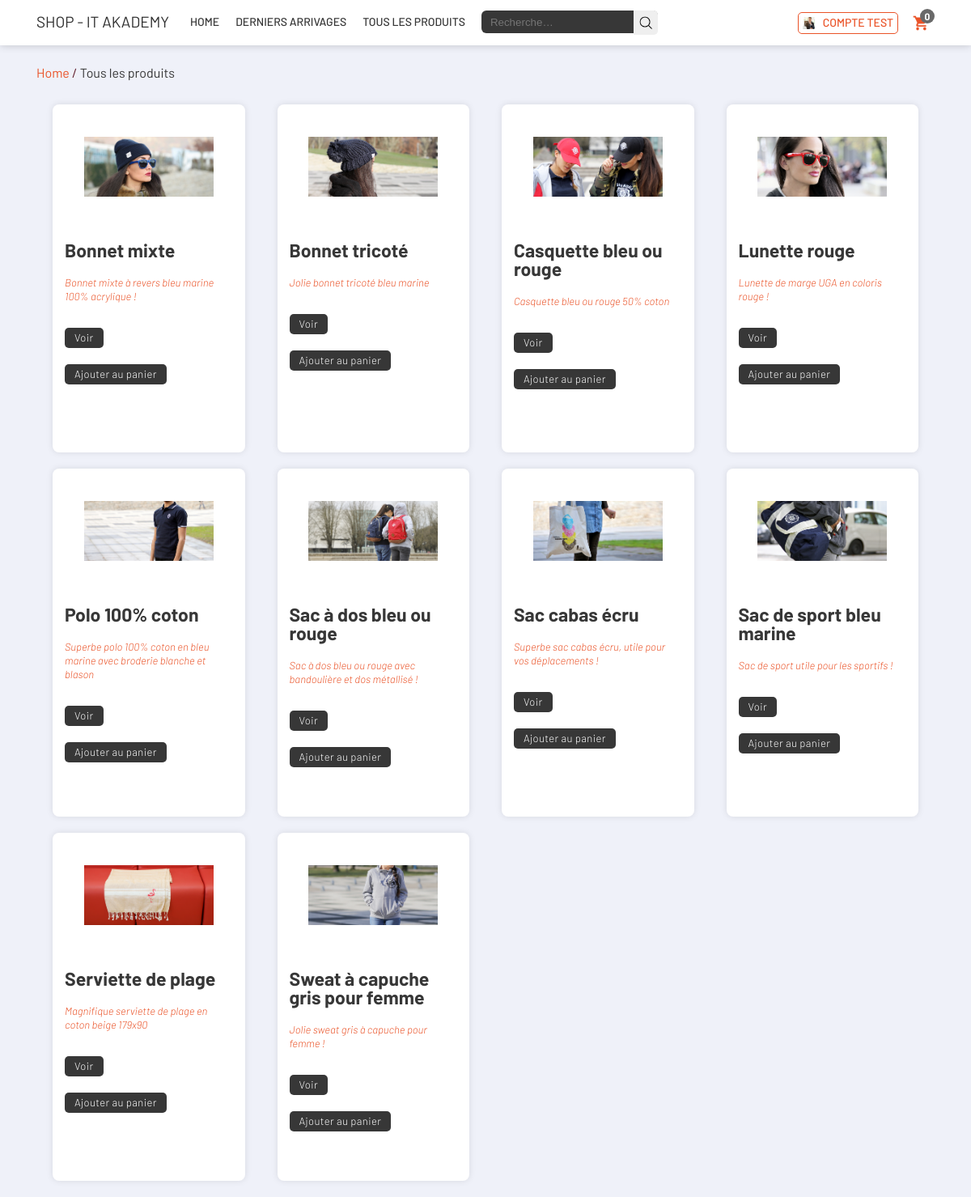
/allProducts.php (signed in), run on the app's committed database.
### tables this page shows
CREATE TABLE `shop_utilisateurs` (
  `uid` int(11) NOT NULL,
  `nom` varchar(100) NOT NULL,
  `prenom` varchar(100) NOT NULL,
  `email` varchar(255) NOT NULL,
  `lvl` bigint(1) NOT NULL,
  `passwd` varchar(255) NOT NULL,
  `cle_salage` char(128) NOT NULL,
  `actif` bigint(1) NOT NULL,
  `ip` varchar(255) NOT NULL,
  `adresse` text,
  `cp` int(5) DEFAULT NULL,
  `ville` varchar(150) DEFAULT NULL,
  `telephone` varchar(75) DEFAULT NULL
);

CREATE TABLE `shop_products` (
  `id_product` int(11) NOT NULL,
  `img` varchar(255) NOT NULL,
  `name` varchar(255) NOT NULL,
  `short_description` varchar(150) NOT NULL,
  `description` text,
  `prix` float NOT NULL,
  `stock` int(11) NOT NULL,
  `actif` bigint(1) DEFAULT NULL,
  `date` timestamp NOT NULL
);

### allProducts.php (the view, shortened to what this page needs)
<?php
include 'header.php';
?>
<div class="marge">
    <div class="page-header">
        <ol class="breadcrumb">
            <li class="breadcrumb-item">
                <a href="./home.php">Home</a>
            </li>
            /
            <li class="breadcrumb-item active" aria-current="page">
                <span>Tous les produits</span>
            </li>
        </ol>
    </div>
</div>
<section id="home2">
    <div class="marge">
        <ul id="articles">
            <?
            $listeArticles = "SELECT * FROM shop_products WHERE actif = 1 ORDER BY name ASC";
            $req_listeArticles = $mysqli->query($listeArticles);
            while($row = $req_listeArticles->fetch_array()) {
                echo "<li>";
                echo "<a id=\"imgproduit\" class=\"imgtop\" href=\"article.php?id_product=".$row["id_product"]."\"><img src='uploads/" . $row["img"] . "' /></a>";
                echo "<div class='texte'>";
                echo "<h2><a href=\"article.php?id_product=".$row["id_product"]."\">" . $row["name"] . "</a></h2>";
                echo "<p>".$row["short_description"]."</p>";
                echo "<a id=\"bouton_voir\" href=\"article.php?id_product=".$row["id_product"]."\">Voir</a>";
                echo "<a id=\"bouton_add\" href=\"panier.php?action=ajout&amp;l=".$row['name']."&amp;q=1&amp;p=".$row['prix']."\">Ajouter au panier</a>";
                echo "</div>";
                echo "</li>";
            }
            ?>
        </ul>
    </div>
</section>
</body>
</html>

### header.php (shortened to what this page needs)
<?php
require("includes/config.php");
if(!empty($_SESSION['uid'])) {
    $uid = $_SESSION["uid"];
    $select_user = "SELECT nom, prenom, email, adresse, cp, ville, telephone FROM shop_utilisateurs WHERE uid = '$uid'";
    $req_select_user = $mysqli->query($select_user);
    $row_select_user = $req_select_user->fetch_array();
    $nom = $row_select_user["nom"];
    $prenom = $row_select_user["prenom"];
}
?>
<!DOCTYPE html>
<html lang="fr">
<head>
    <link rel="stylesheet" href="./css/style.css" type='text/css' media='all' />
    <link rel="stylesheet" href="./css/responsive.css" type='text/css' media='all' />
</head>
<body>
<header>
    <div class="marge">
        <a href="./index.php" id="logoheader">Shop - IT Akademy</a>
        <div class="menu_header" id="header">
            <ul id="menu">
                <li>
                    <a href="index.php">Home</a>
                </li>
                <li>
                    <a href="./derniers-arrivages.php">Derniers arrivages</a>
                </li>
                <li>
                    <a href="./allProducts.php">Tous les produits</a>
                </li>
            </ul>
        </div>
        <div class="form_recherche">
            <form action="recherche.php" method="get">
                <div class="formulaire">
                    <input name="q" class="formulaire_rechercher" value="" autocomplete="off" autocorrect="off" autocapitalize="off" spellcheck="false" class="form" type="text" placeholder="Recherche…">
                    <input type="submit" class="bouton_rechercher" />
                </div>
            </form>
        </div>
        <div class="panier">
            <a href="panier.php" id="panier" rel="nofollow">
                <span id="item_panier"><?php
                if(!isset($_SESSION['panier']['libelleProduit']))
                    echo "0";
                else
                    echo count($_SESSION['panier']['libelleProduit']); ?></span>
            </a>
        </div>
        <?php
        if(!empty($_SESSION["uid"])) {  ?>
        <div class="connexion">
            <a  id="btnpanel" class="panel-user">
            <div class="avatar">
                <img src="img/profil-1.png">
            </div>
            <?php echo $prenom . ' ' . $nom; ?>
        </a>
        </div>
        <?php } ?>
</header>
<main>

### data on the page
shop_utilisateurs: prenom "COMPTE", nom "TEST"
shop_products: img (picture), name "Bonnet mixte", short_description "Bonnet mixte à revers bleu marine 100% acrylique !"
shop_products: img (picture), name "Bonnet tricoté", short_description "Jolie bonnet tricoté bleu marine"
shop_products: img (picture), name "Casquette bleu ou rouge", short_description "Casquette bleu ou rouge 50% coton"
shop_products: img (picture), name "Lunette rouge", short_description "Lunette de marge UGA en coloris rouge !"
shop_products: img (picture), name "Polo 100% coton", short_description "Superbe polo 100% coton en bleu marine avec broderie blanche et blason"
shop_products: img (picture), name "Sac à dos bleu ou rouge", short_description "Sac à dos bleu ou rouge avec bandoulière et dos métallisé !"
shop_products: img (picture), name "Sac cabas écru", short_description "Superbe sac cabas écru, utile pour vos déplacements !"
shop_products: img (picture), name "Sac de sport bleu marine", short_description "Sac de sport utile pour les sportifs !"
shop_products: img (picture), name "Serviette de plage", short_description "Magnifique serviette de plage en coton beige 179x90"
shop_products: img (picture), name "Sweat à capuche gris pour femme", short_description "Jolie sweat gris à capuche pour femme !"
